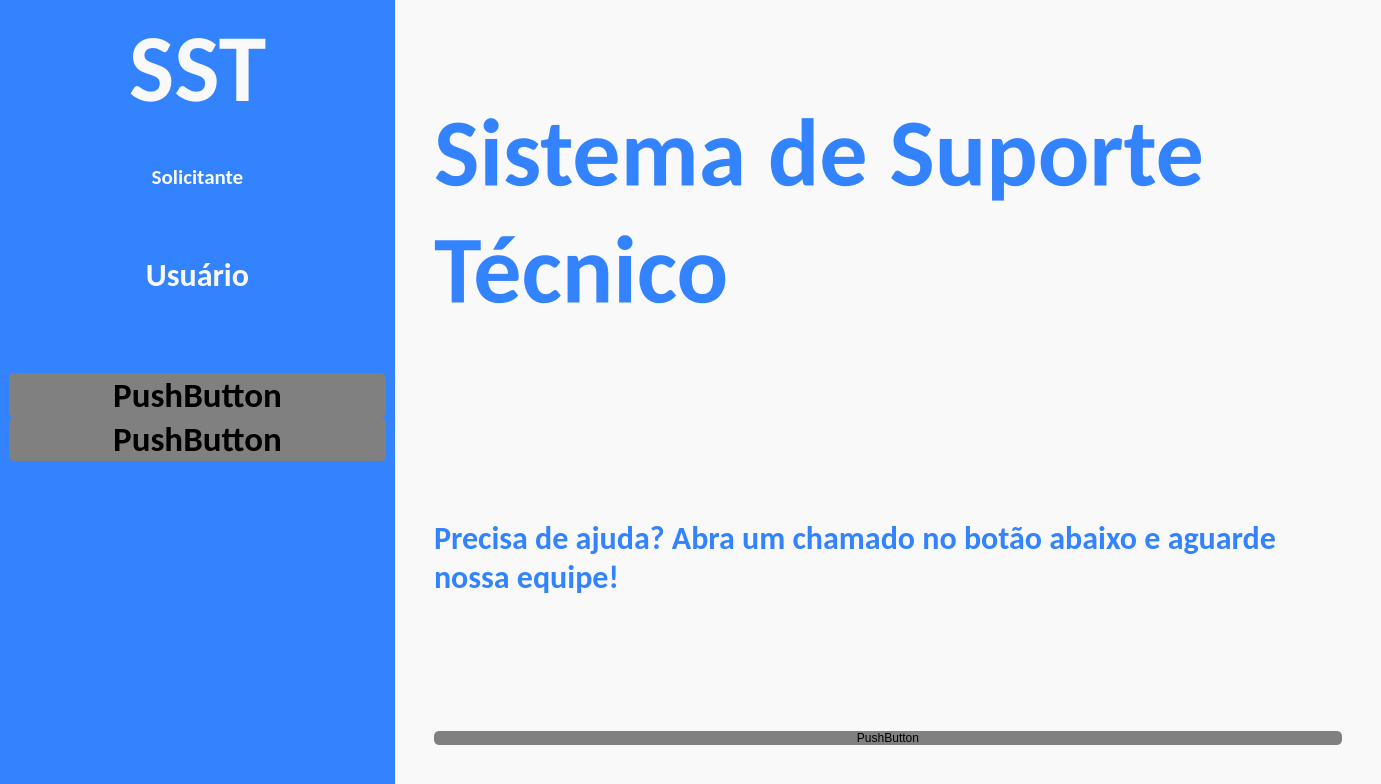
<?xml version="1.0" encoding="UTF-8"?>
<ui version="4.0">
 <class>requester</class>
 <widget class="QWidget" name="requester">
  <property name="geometry">
   <rect>
    <x>0</x>
    <y>0</y>
    <width>1381</width>
    <height>784</height>
   </rect>
  </property>
  <property name="font">
   <font>
    <family>Carlito</family>
    <pointsize>26</pointsize>
    <bold>true</bold>
   </font>
  </property>
  <property name="windowTitle">
   <string>Solicitante - SST</string>
  </property>
  <layout class="QHBoxLayout" name="horizontalLayout" stretch="2,5">
   <property name="spacing">
    <number>0</number>
   </property>
   <property name="leftMargin">
    <number>0</number>
   </property>
   <property name="topMargin">
    <number>0</number>
   </property>
   <property name="rightMargin">
    <number>0</number>
   </property>
   <property name="bottomMargin">
    <number>0</number>
   </property>
   <item>
    <widget class="QWidget" name="leftMenuContainer" native="true">
     <property name="styleSheet">
      <string notr="true">background: #3383ff;</string>
     </property>
     <layout class="QVBoxLayout" name="verticalLayout_3" stretch="1,5,1">
      <property name="spacing">
       <number>50</number>
      </property>
      <item>
       <layout class="QVBoxLayout" name="verticalLayout_2" stretch="1,1,1">
        <property name="spacing">
         <number>2</number>
        </property>
        <item>
         <widget class="QLabel" name="label">
          <property name="font">
           <font>
            <family>Carlito</family>
            <pointsize>72</pointsize>
            <bold>true</bold>
           </font>
          </property>
          <property name="styleSheet">
           <string notr="true">color: #f9f9f9;</string>
          </property>
          <property name="text">
           <string>SST</string>
          </property>
          <property name="alignment">
           <set>Qt::AlignmentFlag::AlignCenter</set>
          </property>
         </widget>
        </item>
        <item>
         <widget class="QLabel" name="label_3">
          <property name="font">
           <font>
            <family>Carlito</family>
            <pointsize>16</pointsize>
            <bold>true</bold>
           </font>
          </property>
          <property name="styleSheet">
           <string notr="true">color: #f9f9f9;</string>
          </property>
          <property name="text">
           <string>Solicitante</string>
          </property>
          <property name="alignment">
           <set>Qt::AlignmentFlag::AlignCenter</set>
          </property>
         </widget>
        </item>
        <item>
         <widget class="QLabel" name="requesterUserName">
          <property name="font">
           <font>
            <family>Carlito</family>
            <pointsize>24</pointsize>
            <bold>true</bold>
           </font>
          </property>
          <property name="styleSheet">
           <string notr="true">color: #f9f9f9;</string>
          </property>
          <property name="text">
           <string>Usuário</string>
          </property>
          <property name="alignment">
           <set>Qt::AlignmentFlag::AlignCenter</set>
          </property>
          <property name="wordWrap">
           <bool>true</bool>
          </property>
         </widget>
        </item>
       </layout>
      </item>
      <item>
       <layout class="QVBoxLayout" name="verticalLayout">
        <property name="spacing">
         <number>0</number>
        </property>
        <item>
         <widget class="HoverWidget" name="requesterCallsBtn">
          <property name="styleSheet">
           <string notr="true">background: grey;
border-radius: 5px;</string>
          </property>
          <property name="text">
           <string>PushButton</string>
          </property>
         </widget>
        </item>
        <item>
         <widget class="HoverWidget" name="logoutRequesterBtn">
          <property name="styleSheet">
           <string notr="true">background: grey;
border-radius: 5px;</string>
          </property>
          <property name="text">
           <string>PushButton</string>
          </property>
         </widget>
        </item>
       </layout>
      </item>
      <item>
       <spacer name="verticalSpacer">
        <property name="orientation">
         <enum>Qt::Orientation::Vertical</enum>
        </property>
        <property name="sizeHint" stdset="0">
         <size>
          <width>20</width>
          <height>40</height>
         </size>
        </property>
       </spacer>
      </item>
     </layout>
    </widget>
   </item>
   <item>
    <widget class="QStackedWidget" name="main">
     <property name="styleSheet">
      <string notr="true">background: #f9f9f9;</string>
     </property>
     <widget class="QWidget" name="mainWindow">
      <layout class="QGridLayout" name="gridLayout">
       <item row="0" column="0">
        <widget class="QWidget" name="widget_2" native="true">
         <layout class="QVBoxLayout" name="verticalLayout_4" stretch="2,2,4">
          <property name="spacing">
           <number>2</number>
          </property>
          <property name="leftMargin">
           <number>30</number>
          </property>
          <property name="topMargin">
           <number>30</number>
          </property>
          <property name="rightMargin">
           <number>30</number>
          </property>
          <property name="bottomMargin">
           <number>30</number>
          </property>
          <item>
           <widget class="QLabel" name="label_5">
            <property name="font">
             <font>
              <family>Carlito</family>
              <pointsize>72</pointsize>
              <bold>true</bold>
             </font>
            </property>
            <property name="styleSheet">
             <string notr="true">color: #3383ff;</string>
            </property>
            <property name="text">
             <string>Sistema de Suporte Técnico</string>
            </property>
            <property name="wordWrap">
             <bool>true</bool>
            </property>
           </widget>
          </item>
          <item>
           <widget class="QLabel" name="label_4">
            <property name="font">
             <font>
              <family>Carlito</family>
              <pointsize>24</pointsize>
              <bold>true</bold>
             </font>
            </property>
            <property name="styleSheet">
             <string notr="true">color: #3383ff;</string>
            </property>
            <property name="text">
             <string>Precisa de ajuda? Abra um chamado no botão abaixo e aguarde nossa equipe!</string>
            </property>
            <property name="wordWrap">
             <bool>true</bool>
            </property>
           </widget>
          </item>
          <item>
           <widget class="HoverWidget" name="openCallBtn">
            <property name="styleSheet">
             <string notr="true">background: grey;
border-radius: 5px;</string>
            </property>
            <property name="text">
             <string>PushButton</string>
            </property>
           </widget>
          </item>
         </layout>
        </widget>
       </item>
      </layout>
     </widget>
     <widget class="QWidget" name="createCall">
      <layout class="QGridLayout" name="gridLayout_2">
       <item row="0" column="0">
        <widget class="QWidget" name="widget_3" native="true">
         <layout class="QVBoxLayout" name="verticalLayout_7" stretch="1,1,4,1,1">
          <property name="spacing">
           <number>30</number>
          </property>
          <property name="leftMargin">
           <number>10</number>
          </property>
          <property name="topMargin">
           <number>10</number>
          </property>
          <property name="rightMargin">
           <number>10</number>
          </property>
          <property name="bottomMargin">
           <number>10</number>
          </property>
          <item>
           <layout class="QHBoxLayout" name="horizontalLayout_3" stretch="2,9,2">
            <item>
             <widget class="QLabel" name="label_6">
              <property name="font">
               <font>
                <family>Carlito</family>
                <pointsize>48</pointsize>
                <bold>true</bold>
               </font>
              </property>
              <property name="styleSheet">
               <string notr="true">color: #3383ff;</string>
              </property>
              <property name="text">
               <string>Novo Chamado</string>
              </property>
             </widget>
            </item>
            <item>
             <spacer name="horizontalSpacer_2">
              <property name="orientation">
               <enum>Qt::Orientation::Horizontal</enum>
              </property>
              <property name="sizeHint" stdset="0">
               <size>
                <width>40</width>
                <height>20</height>
               </size>
              </property>
             </spacer>
            </item>
            <item>
             <widget class="HoverWidget" name="goBackNewCallBtn">
              <property name="styleSheet">
               <string notr="true">background: grey;
border-radius: 5px;</string>
              </property>
              <property name="text">
               <string>PushButton</string>
              </property>
             </widget>
            </item>
           </layout>
          </item>
          <item>
           <layout class="QHBoxLayout" name="horizontalLayout_4" stretch="1,10">
            <item>
             <widget class="QLabel" name="label_7">
              <property name="font">
               <font>
                <family>Carlito</family>
                <pointsize>24</pointsize>
                <bold>true</bold>
               </font>
              </property>
              <property name="styleSheet">
               <string notr="true">color: #3383ff;</string>
              </property>
              <property name="text">
               <string>Título</string>
              </property>
             </widget>
            </item>
            <item>
             <widget class="QLineEdit" name="titleLineEdit">
              <property name="font">
               <font>
                <family>Carlito</family>
                <pointsize>18</pointsize>
               </font>
              </property>
              <property name="styleSheet">
               <string notr="true">border: 1px solid #3383ff;
border-radius: 5px;
color: #3383ff;
padding: 10px;</string>
              </property>
             </widget>
            </item>
           </layout>
          </item>
          <item>
           <layout class="QVBoxLayout" name="verticalLayout_6">
            <property name="spacing">
             <number>2</number>
            </property>
            <item>
             <widget class="QLabel" name="label_10">
              <property name="font">
               <font>
                <family>Carlito</family>
                <pointsize>24</pointsize>
                <bold>true</bold>
               </font>
              </property>
              <property name="styleSheet">
               <string notr="true">color: #3383ff;</string>
              </property>
              <property name="text">
               <string>Descrição</string>
              </property>
             </widget>
            </item>
            <item>
             <widget class="QTextEdit" name="descTextEdit">
              <property name="font">
               <font>
                <family>Carlito</family>
                <pointsize>18</pointsize>
               </font>
              </property>
              <property name="styleSheet">
               <string notr="true">border: 1px solid #3383ff;
border-radius: 5px;
color: #3383ff;
padding: 10px</string>
              </property>
              <property name="html">
               <string>&lt;!DOCTYPE HTML PUBLIC &quot;-//W3C//DTD HTML 4.0//EN&quot; &quot;http://www.w3.org/TR/REC-html40/strict.dtd&quot;&gt;
&lt;html&gt;&lt;head&gt;&lt;meta name=&quot;qrichtext&quot; content=&quot;1&quot; /&gt;&lt;meta charset=&quot;utf-8&quot; /&gt;&lt;style type=&quot;text/css&quot;&gt;
p, li { white-space: pre-wrap; }
hr { height: 1px; border-width: 0; }
li.unchecked::marker { content: &quot;\2610&quot;; }
li.checked::marker { content: &quot;\2612&quot;; }
&lt;/style&gt;&lt;/head&gt;&lt;body style=&quot; font-family:'Carlito'; font-size:18pt; font-weight:400; font-style:normal;&quot;&gt;
&lt;p style=&quot;-qt-paragraph-type:empty; margin-top:0px; margin-bottom:0px; margin-left:0px; margin-right:0px; -qt-block-indent:0; text-indent:0px; font-family:'Sans Serif'; font-size:9pt;&quot;&gt;&lt;br /&gt;&lt;/p&gt;&lt;/body&gt;&lt;/html&gt;</string>
              </property>
             </widget>
            </item>
           </layout>
          </item>
          <item>
           <layout class="QHBoxLayout" name="horizontalLayout_8">
            <item>
             <layout class="QHBoxLayout" name="horizontalLayout_5" stretch="1,10">
              <item>
               <widget class="QLabel" name="label_8">
                <property name="font">
                 <font>
                  <family>Carlito</family>
                  <pointsize>24</pointsize>
                  <bold>true</bold>
                 </font>
                </property>
                <property name="styleSheet">
                 <string notr="true">color: #3383ff;</string>
                </property>
                <property name="text">
                 <string>Tipo</string>
                </property>
               </widget>
              </item>
              <item>
               <widget class="QComboBox" name="typeComboBox">
                <property name="font">
                 <font>
                  <family>Carlito</family>
                  <pointsize>18</pointsize>
                 </font>
                </property>
                <property name="styleSheet">
                 <string notr="true">border: 1px solid #3383ff;
border-radius: 5px;
color: #3383ff;
padding: 10px;</string>
                </property>
               </widget>
              </item>
             </layout>
            </item>
            <item>
             <layout class="QHBoxLayout" name="horizontalLayout_6" stretch="1,10">
              <item>
               <widget class="QLabel" name="label_9">
                <property name="font">
                 <font>
                  <family>Carlito</family>
                  <pointsize>24</pointsize>
                  <bold>true</bold>
                 </font>
                </property>
                <property name="styleSheet">
                 <string notr="true">color: #3383ff;</string>
                </property>
                <property name="text">
                 <string>Prioridade</string>
                </property>
               </widget>
              </item>
              <item>
               <widget class="QComboBox" name="priorityComboBox">
                <property name="font">
                 <font>
                  <family>Carlito</family>
                  <pointsize>18</pointsize>
                 </font>
                </property>
                <property name="styleSheet">
                 <string notr="true">border: 1px solid #3383ff;
border-radius: 5px;
color: #3383ff;
padding: 10px;</string>
                </property>
               </widget>
              </item>
             </layout>
            </item>
           </layout>
          </item>
          <item>
           <layout class="QHBoxLayout" name="horizontalLayout_7">
            <item>
             <spacer name="horizontalSpacer_3">
              <property name="orientation">
               <enum>Qt::Orientation::Horizontal</enum>
              </property>
              <property name="sizeHint" stdset="0">
               <size>
                <width>40</width>
                <height>20</height>
               </size>
              </property>
             </spacer>
            </item>
            <item>
             <widget class="HoverWidget" name="sendCallBtn">
              <property name="styleSheet">
               <string notr="true">background: grey;
border-radius: 5px;</string>
              </property>
              <property name="text">
               <string>PushButton</string>
              </property>
             </widget>
            </item>
           </layout>
          </item>
         </layout>
        </widget>
       </item>
      </layout>
     </widget>
     <widget class="QWidget" name="requesterCallsPage">
      <layout class="QGridLayout" name="gridLayout_3">
       <item row="0" column="0">
        <widget class="QWidget" name="widget" native="true">
         <layout class="QVBoxLayout" name="verticalLayout_5">
          <item>
           <layout class="QHBoxLayout" name="horizontalLayout_2" stretch="2,9,2">
            <item>
             <widget class="QLabel" name="label_2">
              <property name="font">
               <font>
                <family>Carlito</family>
                <pointsize>48</pointsize>
                <bold>true</bold>
               </font>
              </property>
              <property name="styleSheet">
               <string notr="true">color: #3383ff;</string>
              </property>
              <property name="text">
               <string>Meus Chamados</string>
              </property>
             </widget>
            </item>
            <item>
             <spacer name="horizontalSpacer">
              <property name="orientation">
               <enum>Qt::Orientation::Horizontal</enum>
              </property>
              <property name="sizeHint" stdset="0">
               <size>
                <width>40</width>
                <height>20</height>
               </size>
              </property>
             </spacer>
            </item>
            <item>
             <widget class="HoverWidget" name="goBackRequesterCallsBtn">
              <property name="styleSheet">
               <string notr="true">background: grey;
border-radius: 5px;</string>
              </property>
              <property name="text">
               <string>PushButton</string>
              </property>
             </widget>
            </item>
           </layout>
          </item>
          <item>
           <widget class="QTableWidget" name="requesterCallsTableWidget">
            <property name="styleSheet">
             <string notr="true">border: 1px solid #3383ff;
border-radius: 5px;</string>
            </property>
           </widget>
          </item>
         </layout>
        </widget>
       </item>
      </layout>
     </widget>
     <widget class="QWidget" name="genericCallPage">
      <layout class="QGridLayout" name="gridLayout_4">
       <item row="0" column="1">
        <widget class="QWidget" name="widget_4" native="true">
         <layout class="QVBoxLayout" name="verticalLayout_10" stretch="0,0,0,3,4">
          <item>
           <layout class="QHBoxLayout" name="horizontalLayout_9" stretch="2,9,2">
            <item>
             <widget class="QLabel" name="titleLabel">
              <property name="font">
               <font>
                <family>Carlito</family>
                <pointsize>48</pointsize>
                <bold>true</bold>
               </font>
              </property>
              <property name="styleSheet">
               <string notr="true">color: #3383ff;</string>
              </property>
              <property name="text">
               <string>Titulo Chamado</string>
              </property>
             </widget>
            </item>
            <item>
             <spacer name="horizontalSpacer_4">
              <property name="orientation">
               <enum>Qt::Orientation::Horizontal</enum>
              </property>
              <property name="sizeHint" stdset="0">
               <size>
                <width>40</width>
                <height>20</height>
               </size>
              </property>
             </spacer>
            </item>
            <item>
             <widget class="HoverWidget" name="goBackGenericCallBtn">
              <property name="styleSheet">
               <string notr="true">background: grey;
border-radius: 5px;</string>
              </property>
              <property name="text">
               <string>PushButton</string>
              </property>
             </widget>
            </item>
           </layout>
          </item>
          <item>
           <widget class="QLabel" name="statusClosedDateLabel">
            <property name="font">
             <font>
              <family>Carlito</family>
              <pointsize>20</pointsize>
              <bold>false</bold>
             </font>
            </property>
            <property name="styleSheet">
             <string notr="true">color: #3383ff;</string>
            </property>
            <property name="text">
             <string>Status/Data_Fechamento</string>
            </property>
           </widget>
          </item>
          <item>
           <widget class="QLabel" name="responLabel">
            <property name="font">
             <font>
              <family>Carlito</family>
              <pointsize>28</pointsize>
              <bold>true</bold>
             </font>
            </property>
            <property name="styleSheet">
             <string notr="true">color: #3383ff;</string>
            </property>
            <property name="text">
             <string>Responsável</string>
            </property>
           </widget>
          </item>
          <item>
           <layout class="QVBoxLayout" name="verticalLayout_9">
            <item>
             <widget class="QLabel" name="label_13">
              <property name="font">
               <font>
                <family>Carlito</family>
                <pointsize>28</pointsize>
                <bold>true</bold>
               </font>
              </property>
              <property name="styleSheet">
               <string notr="true">color: #3383ff;</string>
              </property>
              <property name="text">
               <string>Descrição</string>
              </property>
             </widget>
            </item>
            <item>
             <widget class="QTextBrowser" name="descTextBrowser">
              <property name="font">
               <font>
                <family>Carlito</family>
                <pointsize>14</pointsize>
               </font>
              </property>
              <property name="styleSheet">
               <string notr="true">color: #3383ff;
border-radius: 5px;
border: 1px solid #3383ff;
padding: 10px;</string>
              </property>
              <property name="html">
               <string>&lt;!DOCTYPE HTML PUBLIC &quot;-//W3C//DTD HTML 4.0//EN&quot; &quot;http://www.w3.org/TR/REC-html40/strict.dtd&quot;&gt;
&lt;html&gt;&lt;head&gt;&lt;meta name=&quot;qrichtext&quot; content=&quot;1&quot; /&gt;&lt;meta charset=&quot;utf-8&quot; /&gt;&lt;style type=&quot;text/css&quot;&gt;
p, li { white-space: pre-wrap; }
hr { height: 1px; border-width: 0; }
li.unchecked::marker { content: &quot;\2610&quot;; }
li.checked::marker { content: &quot;\2612&quot;; }
&lt;/style&gt;&lt;/head&gt;&lt;body style=&quot; font-family:'Carlito'; font-size:14pt; font-weight:400; font-style:normal;&quot;&gt;
&lt;p style=&quot; margin-top:0px; margin-bottom:0px; margin-left:0px; margin-right:0px; -qt-block-indent:0; text-indent:0px;&quot;&gt;&lt;span style=&quot; font-size:9pt;&quot;&gt;Descrição do Problema Aqui!&lt;/span&gt;&lt;/p&gt;&lt;/body&gt;&lt;/html&gt;</string>
              </property>
             </widget>
            </item>
           </layout>
          </item>
          <item>
           <layout class="QVBoxLayout" name="verticalLayout_8">
            <item>
             <widget class="QLabel" name="label_14">
              <property name="font">
               <font>
                <family>Carlito</family>
                <pointsize>28</pointsize>
                <bold>true</bold>
               </font>
              </property>
              <property name="styleSheet">
               <string notr="true">color: #3383ff;</string>
              </property>
              <property name="text">
               <string>Chat</string>
              </property>
             </widget>
            </item>
            <item>
             <widget class="QListWidget" name="chatListWidget">
              <property name="font">
               <font>
                <family>Carlito</family>
                <pointsize>14</pointsize>
               </font>
              </property>
              <property name="styleSheet">
               <string notr="true">color: #3383ff;
padding: 10px;
border-radius: 5px;
border: 1px solid #3383ff;</string>
              </property>
             </widget>
            </item>
            <item>
             <layout class="QHBoxLayout" name="horizontalLayout_10">
              <item>
               <widget class="QLineEdit" name="messageLineEdit">
                <property name="font">
                 <font>
                  <family>Carlito</family>
                  <pointsize>14</pointsize>
                 </font>
                </property>
                <property name="styleSheet">
                 <string notr="true">color: #3383ff;
padding: 10px;
border-radius: 5px;
border: 1px solid #3383ff;</string>
                </property>
                <property name="placeholderText">
                 <string>Digite sua mensagem aqui...</string>
                </property>
               </widget>
              </item>
              <item>
               <widget class="HoverWidget" name="sendMessageBtn">
                <property name="styleSheet">
                 <string notr="true">background: grey;
border-radius: 5px;</string>
                </property>
                <property name="text">
                 <string>PushButton</string>
                </property>
               </widget>
              </item>
             </layout>
            </item>
           </layout>
          </item>
         </layout>
        </widget>
       </item>
      </layout>
     </widget>
    </widget>
   </item>
  </layout>
 </widget>
 <customwidgets>
  <customwidget>
   <class>HoverWidget</class>
   <extends>QPushButton</extends>
   <header>hoverwidget.h</header>
  </customwidget>
 </customwidgets>
 <resources/>
 <connections/>
</ui>
